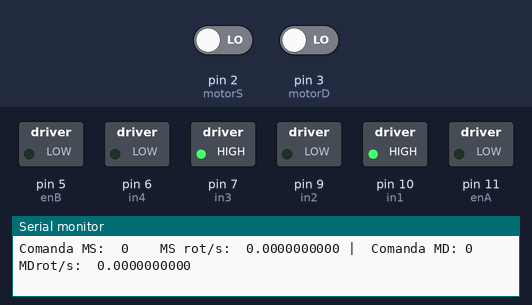
Bench run of a sketch on a simulated Arduino Uno, built with avr-gcc and run on an emulated ATmega328P. Shown: switched loads named in the sketch (green lamp = pin HIGH), the last lines printed to the serial monitor. Inputs (shaded band) come from the test bench; at power-on: pin 2 (motorS) LOW, pin 3 (motorD) LOW.

Above: at 1.2 s.
1.3 s: pin 2 (motorS) driven HIGH
At 2.9 s:
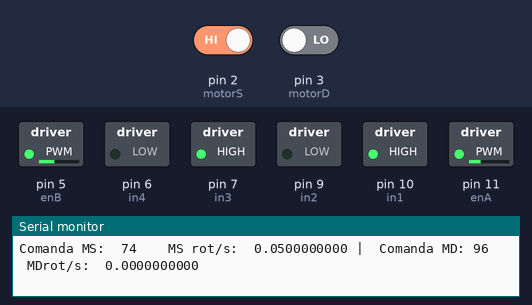
At 6.2 s:
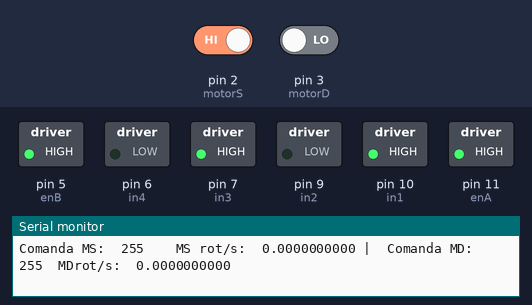
Timing chart, 0 to 7.7 s (numbered marks = the images above; inputs shaded):
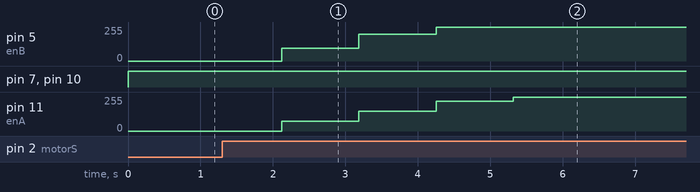

The sketch:

controlMotor.ino
```cpp
#define enA 11
#define in1 10
#define in2 9
#define in3 7
#define in4 6
#define enB 5
#define motorS 2
#define motorD 3


float c1[4]={0,0,0,0};
float e1[4]={0,0,0,0};

float c2[4]={0,0,0,0};
float e2[4]={0,0,0,0};

int stare1 = 0;
int stare2 = 0;
int stare3 = 0;
int stare4 = 0;
int timp1 = 0;
int timp2 = 0;
int numar1 = 0;
int numar2 = 0;
float rotsecS = 0;
float rotsecD = 0;
float comanda1 = 0;
long x = 0;
int sec = -1;
int contor = 0;
int com1 = 0;
int com2 = 0;
float ref = 1.5;


void setup() {
  Serial.begin(9600);
  pinMode(motorS, INPUT);
  pinMode(motorD, INPUT);
  pinMode(in1,OUTPUT);
  pinMode(in2,OUTPUT);
  pinMode(in3,OUTPUT);
  pinMode(in4,OUTPUT);
  pinMode(enB,OUTPUT);
  pinMode(enA,OUTPUT);

}


void loop(){

    digitalWrite(in1,HIGH);
    digitalWrite(in2, LOW);
    digitalWrite(in3, HIGH);
    digitalWrite(in4, LOW);

            delay(1);

            sec++;
            timp1++;

            stare2 = digitalRead(motorS);
            stare4 = digitalRead(motorD);

            if (stare1 == 0 && stare2 == 1) {
                  numar1++;
            }
            stare1 = stare2;

            if (stare3 == 0 && stare4 == 1) {
                  numar2++;
            }
            stare3 = stare4;

            if(com2 < 150) {
                   x = 0.2;
                }
                else x = 0;


            if (timp1 == 1000) {

                  rotsecS = numar1 / 20.0000;
                  rotsecD = numar2 / 20.0000;


                  numar1 = 0;
                  numar2 = 0;
                  timp1 = 0;


             e1[0] = ref - rotsecS;
             c1[0]= 1.905*c1[1] - 0.905*c1[2] + 0.1951*e1[1] - 0.1731*e1[2];

             e2[0] = ref - rotsecD;
             c2[0]= 1.905*c2[1] - 0.905*c2[2] + 0.251*e2[1] - 0.205*e2[2];


             com1 = c1[0] * 255;
             com2 = c2[0] * 255;

          // Limitare la interval
            if(com1>=255)
            com1 = 255;

            if(com2>=255)
            com2 = 255;

            if(com1<=0)
            com1 = 0;

            if(com2<=0)
            com2 = 0;


          //  Zona de print in consola
            Serial.print("Comanda MS:  ");
            Serial.print(com1);

            Serial.print("    MS rot/s:  ");
            Serial.print(rotsecS,DEC);

            Serial.print(" | ");

            Serial.print(" Comanda MD: ");
            Serial.print(com2);

            Serial.print("  MDrot/s:  ");
            Serial.println(rotsecD,DEC);


          // Comanda PWM pentru motoare
            analogWrite(enA,com1);
            analogWrite(enB,com2);


         // Decalarea cu o treapta
             for(int i=3;i>0;i--)
           {
              c1[i]= c1[i-1];
              c2[i]= c2[i-1];

              e1[i] = e1[i-1];
              e2[i] = e2[i-1];

           }
      }
}
```
